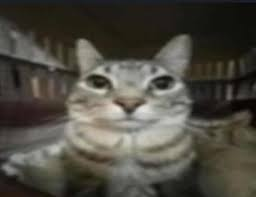
#> input picture imgs/image1.jpeg, 256 x 197 px
$ python color_workspace.py
#> lines starting #> are read from the running program, lines starting #| are printed output that depends on the picture
import cv2

img_1 = cv2.imread('imgs/image1.jpeg')
#> img_1 is the input picture: shape (197, 256, 3); mean B, G, R 65.9, 74.7, 77.6
img_2 = cv2.resize(img_1, (0, 0), fx=2, fy=2)
# img_3 = cv2.cvtColor(img_2, cv2.COLOR_BGR2YUV)
# img_3 = cv2.cvtColor(img_2, cv2.COLOR_BGR2RGB)
img_3 = cv2.cvtColor(img_2, cv2.COLOR_BGR2HSV)
#> img_3: shape (394, 512, 3); mean H, S, V 27.3, 53.9, 77.9

cv2.imshow('Image 3', img_3)
cv2.imshow('Canal 0:', img_3[:,:,0])
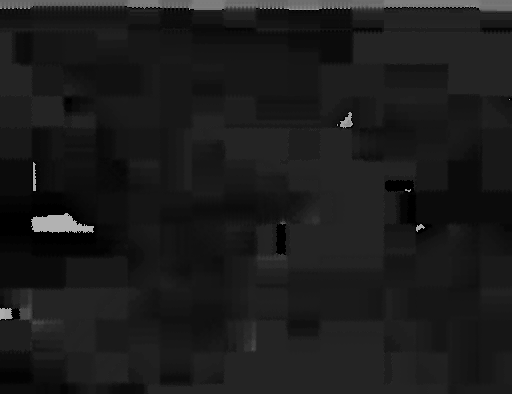
#> window 'Canal 0:': shape (394, 512); min 0, max 178, mean 27.3
cv2.imshow('Canal 1:', img_3[:,:,1])
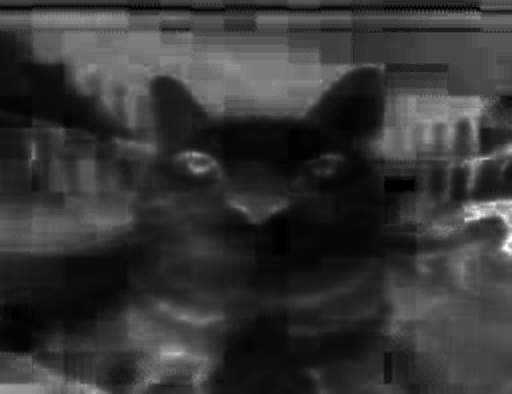
#> window 'Canal 1:': shape (394, 512); min 0, max 255, mean 53.9
cv2.imshow('Canal 2:', img_3[:,:,2])
cv2.waitKey(0)
